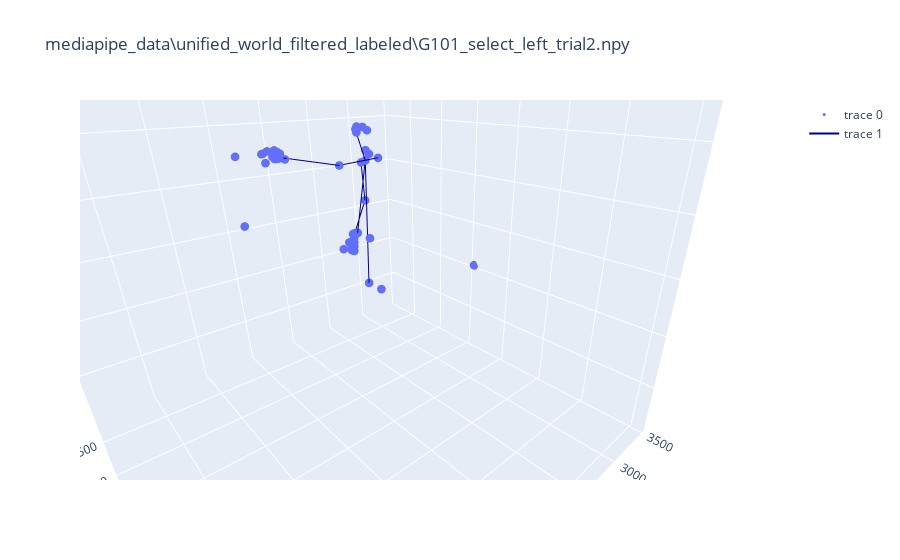

Notebook code for this chart:
### Markdown cell above
Init data

### Code cell
transform = T.Compose([
    
])

points = np.copy(data[frame, :-1])
points = transform(points[None, ...]).reshape(-1, 3)

points[10] = points[9]
points[13] = points[12]

scatters = get_skeleton_data(points)
vis_data(scatters, file_path)
